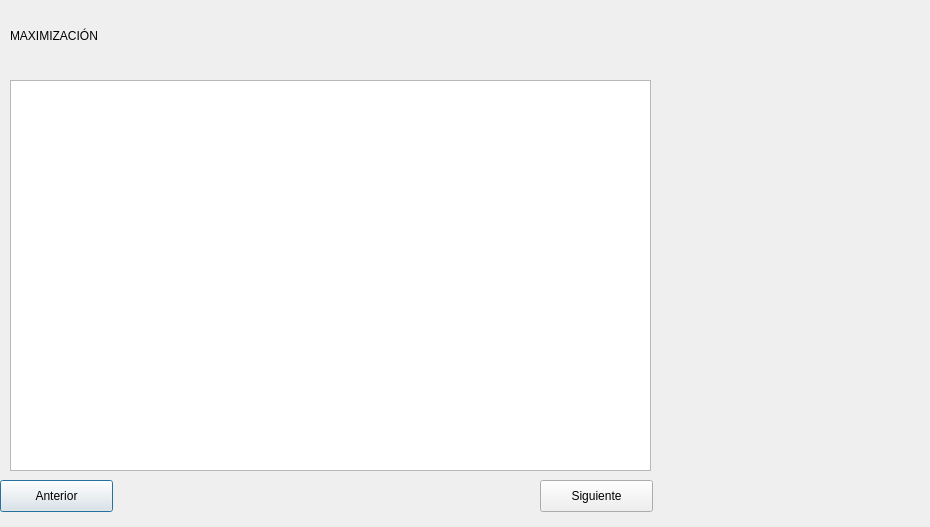
<?xml version="1.0" encoding="UTF-8"?>
<ui version="4.0">
 <class>Dialog</class>
 <widget class="QDialog" name="Dialog">
  <property name="geometry">
   <rect>
    <x>0</x>
    <y>0</y>
    <width>930</width>
    <height>527</height>
   </rect>
  </property>
  <property name="windowTitle">
   <string>Dialog</string>
  </property>
  <widget class="QTableWidget" name="tableWidget">
   <property name="geometry">
    <rect>
     <x>10</x>
     <y>80</y>
     <width>641</width>
     <height>391</height>
    </rect>
   </property>
  </widget>
  <widget class="QLabel" name="label">
   <property name="geometry">
    <rect>
     <x>10</x>
     <y>10</y>
     <width>171</width>
     <height>51</height>
    </rect>
   </property>
   <property name="styleSheet">
    <string notr="true">font: 24pt &quot;.AppleSystemUIFont&quot;;</string>
   </property>
   <property name="text">
    <string>MAXIMIZACIÓN</string>
   </property>
  </widget>
  <widget class="QPushButton" name="previus_button">
   <property name="geometry">
    <rect>
     <x>0</x>
     <y>480</y>
     <width>113</width>
     <height>32</height>
    </rect>
   </property>
   <property name="text">
    <string>Anterior</string>
   </property>
  </widget>
  <widget class="QPushButton" name="next_button">
   <property name="geometry">
    <rect>
     <x>540</x>
     <y>480</y>
     <width>113</width>
     <height>32</height>
    </rect>
   </property>
   <property name="text">
    <string>Siguiente</string>
   </property>
  </widget>
  <widget class="QLabel" name="result">
   <property name="geometry">
    <rect>
     <x>680</x>
     <y>75</y>
     <width>231</width>
     <height>271</height>
    </rect>
   </property>
   <property name="text">
    <string/>
   </property>
  </widget>
 </widget>
 <resources/>
 <connections/>
</ui>
